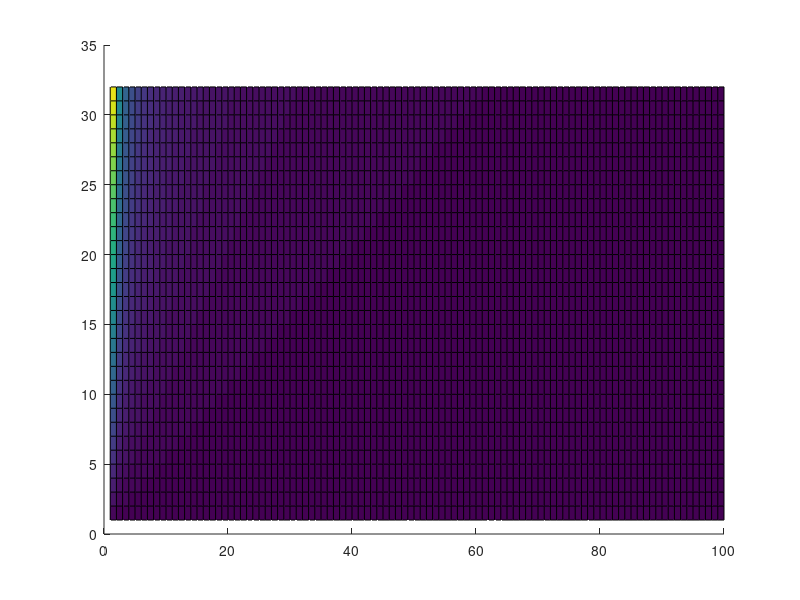
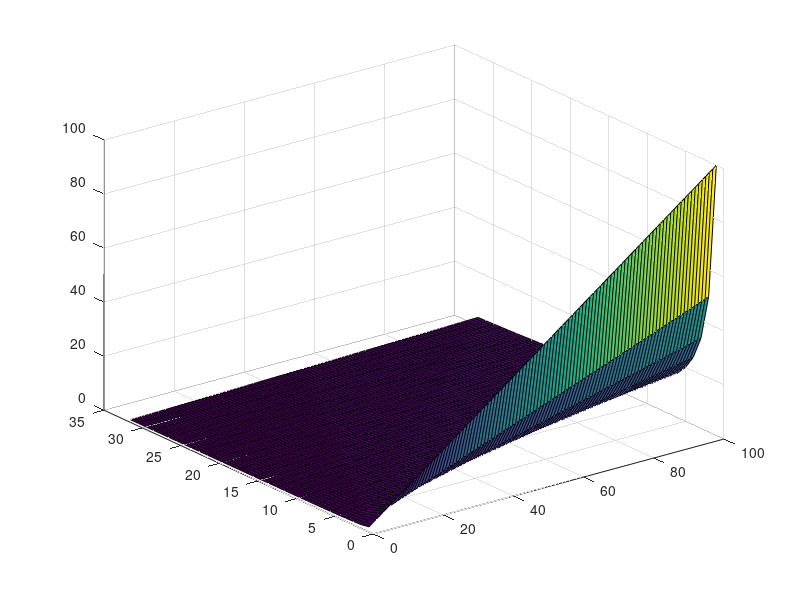

These figures' MATLAB source, in order:
freqres = zeros(32,100);
for N = 1:100;
    for fs = 1:32
        freqres(fs,N) = fs./N;
    end
end
N = 1:100;
fs = 1:32;
% figure;
hold on;
surf(N,fs,freqres)
% zlim([0,0.02])


freqres = zeros(32,100);
for N = 1:100;
    for fs = 1:32
        time(fs,N) = N/fs;
    end
end
N = 1:100;
fs = 1:32;
figure;
surf(N,fs,time)
